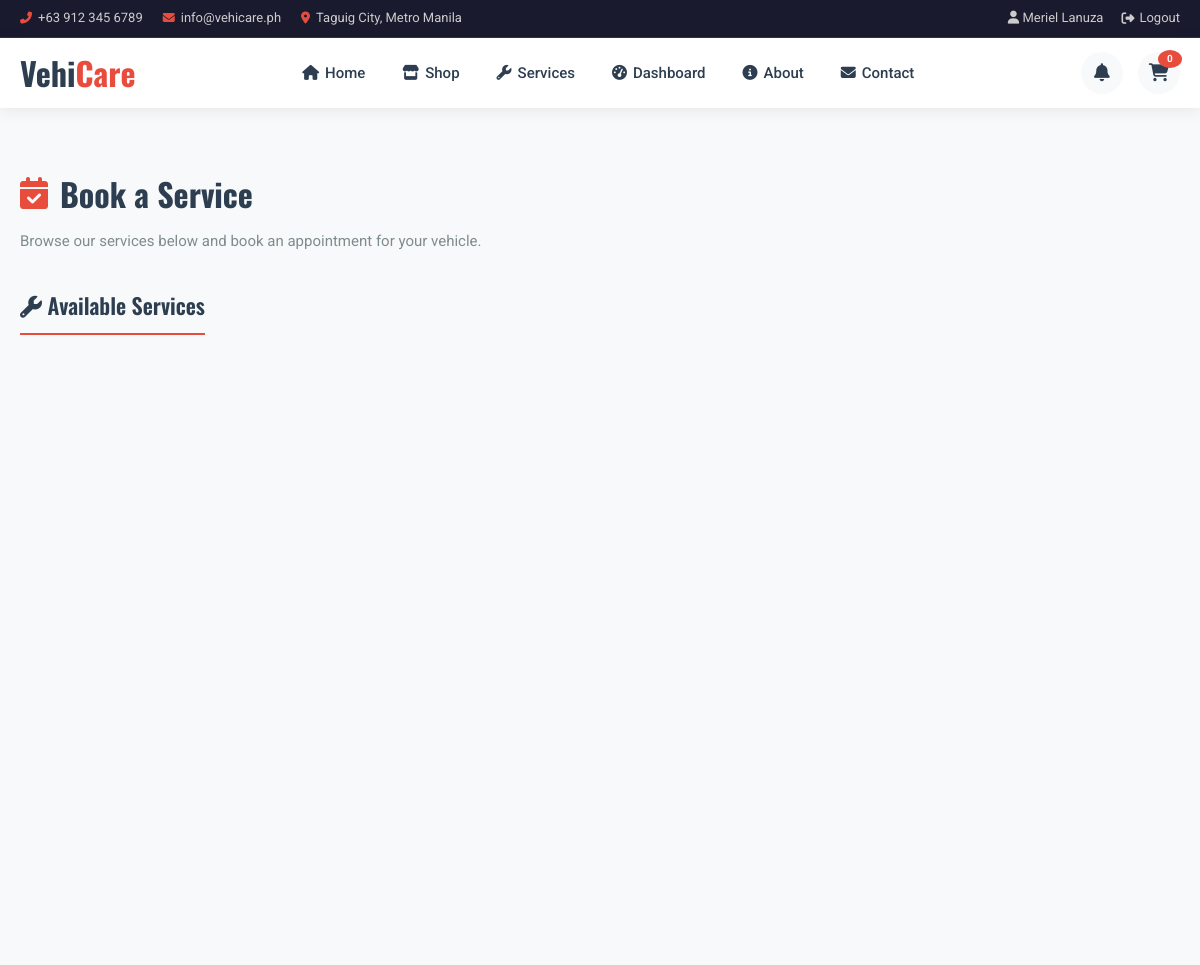
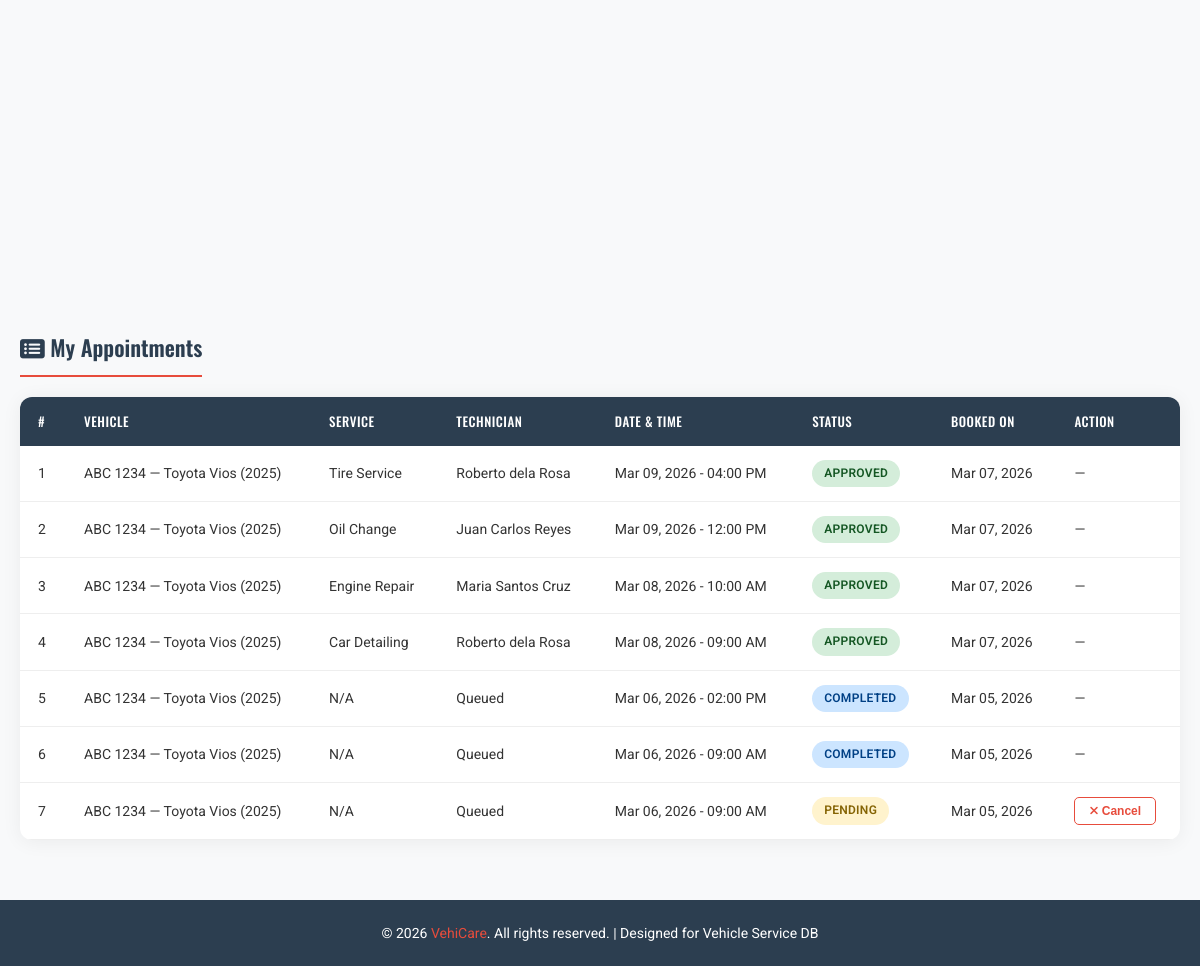
The page /users/book_service.php (signed in) on the database its author committed (2 pictures, top to bottom).
### tables this page shows
CREATE TABLE `appointments` (
  `appointment_id` int(11) NOT NULL,
  `client_id` int(11) NOT NULL,
  `vehicle_id` int(11) NOT NULL,
  `service_id` int(11) DEFAULT NULL,
  `appointment_date` datetime NOT NULL,
  `status` enum('Pending','Approved','Completed','Cancelled') DEFAULT 'Pending',
  `appointment_type` enum('Online','Walk-In') DEFAULT 'Online',
  `notes` text DEFAULT NULL,
  `created_by` int(11) DEFAULT NULL,
  `created_at` timestamp NOT NULL DEFAULT current_timestamp()
);

CREATE TABLE `vehicles` (
  `vehicle_id` int(11) NOT NULL,
  `client_id` int(11) NOT NULL,
  `plate_number` varchar(50) NOT NULL,
  `vin` varchar(17) DEFAULT NULL,
  `make` varchar(100) DEFAULT NULL,
  `model` varchar(100) DEFAULT NULL,
  `year` year(4) DEFAULT NULL,
  `color` varchar(50) DEFAULT NULL,
  `status` enum('active','in_service','completed','released') DEFAULT 'active',
  `created_at` timestamp NOT NULL DEFAULT current_timestamp()
);

CREATE TABLE `services` (
  `service_id` int(11) NOT NULL,
  `service_name` varchar(150) NOT NULL,
  `description` text DEFAULT NULL,
  `base_price` decimal(10,2) NOT NULL,
  `estimated_duration` int(11) DEFAULT NULL COMMENT 'Duration in minutes',
  `created_at` timestamp NOT NULL DEFAULT current_timestamp()
);

CREATE TABLE `users` (
  `user_id` int(11) NOT NULL,
  `full_name` varchar(150) NOT NULL,
  `email` varchar(150) NOT NULL,
  `password_hash` varchar(255) NOT NULL,
  `role` enum('admin','staff','technician','customer') NOT NULL,
  `status` enum('active','inactive') DEFAULT 'active',
  `created_at` timestamp NOT NULL DEFAULT current_timestamp()
);

### users/book_service.php (the view, shortened to what this page needs)
<?php
require_once __DIR__ . '/../includes/db.php';
$client_id = $_SESSION['client_id'];
$full_name = $_SESSION['full_name'];
$services = $pdo->query("SELECT * FROM services ORDER BY service_name ASC")->fetchAll();
$appts = $pdo->prepare("
    SELECT a.appointment_id, a.appointment_date, a.status, a.created_at,
           v.plate_number, v.make, v.model, v.year,
           s.service_name,
           tech.full_name AS technician_name
    FROM appointments a
    JOIN vehicles v ON a.vehicle_id = v.vehicle_id
    LEFT JOIN services s ON a.service_id = s.service_id
    LEFT JOIN assignments asgn ON asgn.appointment_id = a.appointment_id
    LEFT JOIN users tech ON asgn.technician_id = tech.user_id
    WHERE a.client_id = ?
    ORDER BY a.appointment_date DESC
");
$appts->execute([$client_id]);
$appointments = $appts->fetchAll();
$cartStmt = $pdo->prepare("SELECT COUNT(*) FROM cart WHERE client_id = ?");
$cartStmt->execute([$client_id]);
$cartCount = $cartStmt->fetchColumn();
?>
<!DOCTYPE html>
<html lang="en">
<head>
    <link rel="stylesheet" href="../includes/style/style.css">
    <link rel="stylesheet" href="https://cdnjs.cloudflare.com/ajax/libs/font-awesome/6.5.1/css/all.min.css">
</head>
<body>
<div class="top-bar">
    <div class="container">
        <div class="top-bar-left">
            <span><i class="fas fa-phone-alt"></i> +63 912 345 6789</span>
            <span><i class="fas fa-envelope"></i> info@vehicare.ph</span>
            <span><i class="fas fa-map-marker-alt"></i> Taguig City, Metro Manila</span>
        </div>
        <div class="top-bar-right">
            <span><i class="fas fa-user"></i> <?= htmlspecialchars($full_name) ?></span>
            <a href="logout.php"><i class="fas fa-sign-out-alt"></i> Logout</a>
        </div>
    </div>
</div>
<header class="main-header">
    <div class="container">
        <div class="header-inner">
            <a href="../index.php" class="logo">
                <span class="logo-vehi">Vehi</span><span class="logo-care">Care</span>
            </a>
            <nav class="main-nav">
                <ul>
                    <li><a href="../index.php"><i class="fas fa-home"></i> Home</a></li>
                    <li><a href="../index.php#shop"><i class="fas fa-store"></i> Shop</a></li>
                    <li><a href="../index.php#services"><i class="fas fa-wrench"></i> Services</a></li>
                    <li><a href="dashboard.php"><i class="fas fa-tachometer-alt"></i> Dashboard</a></li>
                    <li><a href="../index.php#about"><i class="fas fa-info-circle"></i> About</a></li>
                    <li><a href="../index.php#contact"><i class="fas fa-envelope"></i> Contact</a></li>
                </ul>
            </nav>
            <div class="header-actions">
                <a href="notifications.php" class="header-icon" title="Notifications">
                    <i class="fas fa-bell"></i>
                </a>
                <a href="cart.php" class="header-icon" title="Cart">
                    <i class="fas fa-shopping-cart"></i>
                    <span class="badge"><?= $cartCount ?></span>
                </a>
            </div>
        </div>
    </div>
</header>
<section class="book-section">
    <div class="container">
        <h1 class="page-title"><i class="fas fa-calendar-check"></i> Book a Service</h1>
        <p class="page-subtitle">Browse our services below and book an appointment for your vehicle.</p>
        <h2 class="section-heading"><i class="fas fa-wrench"></i> Available Services</h2>
        <?php if (empty($services)): ?>
            <p style="color:#888;">No services available at the moment.</p>
        <?php else: ?>
            <div class="services-grid">
            </div>
        <?php endif; ?>
        <div class="appointments-section">
            <h2 class="section-heading"><i class="fas fa-list-alt"></i> My Appointments</h2>
            <?php if (empty($appointments)): ?>
                <div class="appt-table-wrapper">
                    <div class="no-appointments">
                        <i class="fas fa-calendar-times"></i>
                        <p>You have no appointments yet. Book a service above to get started!</p>
                    </div>
                </div>
            <?php else: ?>
                <div class="appt-table-wrapper">
                    <table class="appt-table">
                        <thead>
                            <tr>
                                <th>#</th>
                                <th>Vehicle</th>
                                <th>Service</th>
                                <th>Technician</th>
                                <th>Date &amp; Time</th>
                                <th>Status</th>
                                <th>Booked On</th>
                                <th>Action</th>
                            </tr>
                        </thead>
                        <tbody>
                            <?php foreach ($appointments as $idx => $appt):
                                $statusClass = 'badge-' . strtolower($appt['status']);
                            ?>
                            <tr>
                                <td data-label="#"><?= $idx + 1 ?></td>
                                <td data-label="Vehicle">
                                    <?= htmlspecialchars($appt['plate_number']) ?> &mdash;
                                    <?= htmlspecialchars($appt['make'] . ' ' . $appt['model']) ?>
                                    <?php if ($appt['year']): ?>(<?= htmlspecialchars($appt['year']) ?>)<?php endif; ?>
                                </td>
                                <td data-label="Service"><?= htmlspecialchars($appt['service_name'] ?? 'N/A') ?></td>
                                <td data-label="Technician"><?= htmlspecialchars($appt['technician_name'] ?? 'Queued') ?></td>
                                <td data-label="Date &amp; Time"><?= date('M d, Y - h:i A', strtotime($appt['appointment_date'])) ?></td>
                                <td data-label="Status"><span class="badge <?= $statusClass ?>"><?= htmlspecialchars($appt['status']) ?></span></td>
                                <td data-label="Booked On"><?= date('M d, Y', strtotime($appt['created_at'])) ?></td>
                                <td data-label="Action">
                                    <?php if ($appt['status'] === 'Pending'): ?>
                                        <form method="POST" style="display:inline;" onsubmit="return confirm('Cancel this appointment?')">
                                            <button type="submit" class="btn-cancel"><i class="fas fa-times"></i> Cancel</button>
                                        </form>
                                    <?php else: ?>
                                        &mdash;
                                    <?php endif; ?>
                                </td>
                            </tr>
                            <?php endforeach; ?>
                        </tbody>
                    </table>
                </div>
            <?php endif; ?>
        </div>
    </div>
</section>
<footer class="book-footer">
    <div class="container">
        <p>&copy; 2026 <a href="../index.php">VehiCare</a>. All rights reserved. | Designed for Vehicle Service DB</p>
    </div>
</footer>
</body>
</html>

### includes/style/style.css (style rules this page uses)
*, *::before, *::after { margin: 0; padding: 0; box-sizing: border-box; }
:root { --primary: #e74c3c; --primary-dark: #c0392b; --primary-light: #ff6b6b; --secondary: #2c3e50; --secondary-light: #34495e; --dark: #1a1a2e; --dark-alt: #16213e; --text: #333333; --text-light: #666666; --text-muted: #999999; --bg: #ffffff; --bg-light: #f8f9fa; --bg-gray: #f0f0f0; --border: #e0e0e0; --border-light: #eeeeee; --shadow: 0 2px 15px rgba(0,0,0,0.08); --shadow-lg: 0 5px 30px rgba(0,0,0,0.12); --shadow-hover: 0 8px 25px rgba(0,0,0,0.15); --radius: 8px; --radius-lg: 12px; --transition: all 0.3s ease; --font-main: 'Roboto', sans-serif; --font-heading: 'Oswald', sans-serif; }
html { scroll-behavior: smooth; }
body { font-family: var(--font-main); color: var(--text); background: var(--bg); line-height: 1.6; overflow-x: hidden; }
a { text-decoration: none; color: inherit; transition: var(--transition); }
ul { list-style: none; }
.container { max-width: 1280px; margin: 0 auto; padding: 0 20px; }
.top-bar { background: var(--dark); color: #ccc; font-size: 13px; padding: 8px 0; border-bottom: 1px solid rgba(255,255,255,0.1); }
.top-bar .container { display: flex; justify-content: space-between; align-items: center; flex-wrap: wrap; }
.top-bar-left { display: flex; gap: 20px; align-items: center; }
.top-bar-left span { display: flex; align-items: center; gap: 6px; }
.top-bar-left i { color: var(--primary); font-size: 12px; }
.top-bar-right { display: flex; gap: 18px; }
.top-bar-right a { color: #ccc; display: flex; align-items: center; gap: 5px; font-size: 13px; }
.main-header { background: #fff; box-shadow: var(--shadow); position: relative; z-index: 1000; transition: var(--transition); }
.header-inner { display: flex; align-items: center; justify-content: space-between; padding: 0 0; min-height: 70px; }
.logo, .footer-logo { font-family: var(--font-heading); font-size: 32px; font-weight: 700; display: flex; align-items: center; }
.logo-vehi { color: var(--secondary); }
.logo-care { color: var(--primary); position: relative; }
.main-nav ul { display: flex; gap: 5px; }
.main-nav ul li a { display: flex; align-items: center; gap: 6px; padding: 10px 16px; font-weight: 500; font-size: 15px; color: var(--secondary); border-radius: 5px; transition: var(--transition); }
.header-actions { display: flex; align-items: center; gap: 15px; }
.header-icon { position: relative; width: 42px; height: 42px; display: flex; align-items: center; justify-content: center; background: var(--bg-light); border-radius: 50%; color: var(--secondary); font-size: 18px; transition: var(--transition); }
.header-icon .badge { position: absolute; top: -2px; right: -2px; background: var(--primary); color: #fff; font-size: 10px; font-weight: 700; width: 18px; height: 18px; border-radius: 50%; display: flex; align-items: center; justify-content: center; }
.services-grid { display: grid; grid-template-columns: repeat(3, 1fr); gap: 25px; }

### rows shown on the page
appointments: vehicle.plate_number "ABC 1234", vehicle.model "Toyota Vios", vehicle.year "2025", service.service_name "Tire Service", users.full_name "Roberto dela Rosa", appointment_date "Mar 09, 2026 - 04:00 PM", status "APPROVED", created_at "Mar 07, 2026"
appointments: vehicle.plate_number "ABC 1234", vehicle.model "Toyota Vios", vehicle.year "2025", service.service_name "Oil Change", users.full_name "Juan Carlos Reyes", appointment_date "Mar 09, 2026 - 12:00 PM", status "APPROVED", created_at "Mar 07, 2026"
appointments: vehicle.plate_number "ABC 1234", vehicle.model "Toyota Vios", vehicle.year "2025", service.service_name "Engine Repair", users.full_name "Maria Santos Cruz", appointment_date "Mar 08, 2026 - 10:00 AM", status "APPROVED", created_at "Mar 07, 2026"
appointments: vehicle.plate_number "ABC 1234", vehicle.model "Toyota Vios", vehicle.year "2025", service.service_name "Car Detailing", users.full_name "Roberto dela Rosa", appointment_date "Mar 08, 2026 - 09:00 AM", status "APPROVED", created_at "Mar 07, 2026"
appointments: vehicle.plate_number "ABC 1234", vehicle.model "Toyota Vios", vehicle.year "2025", service_name "N/A", technician_name "Queued", appointment_date "Mar 06, 2026 - 02:00 PM", status "COMPLETED", created_at "Mar 05, 2026"
appointments: vehicle.plate_number "ABC 1234", vehicle.model "Toyota Vios", vehicle.year "2025", service_name "N/A", technician_name "Queued", appointment_date "Mar 06, 2026 - 09:00 AM", status "COMPLETED", created_at "Mar 05, 2026"
appointments: vehicle.plate_number "ABC 1234", vehicle.model "Toyota Vios", vehicle.year "2025", service_name "N/A", technician_name "Queued", appointment_date "Mar 06, 2026 - 09:00 AM", status "PENDING", created_at "Mar 05, 2026"

### other values the page prints
$full_name "Meriel Lanuza"
$cartCount "0"
